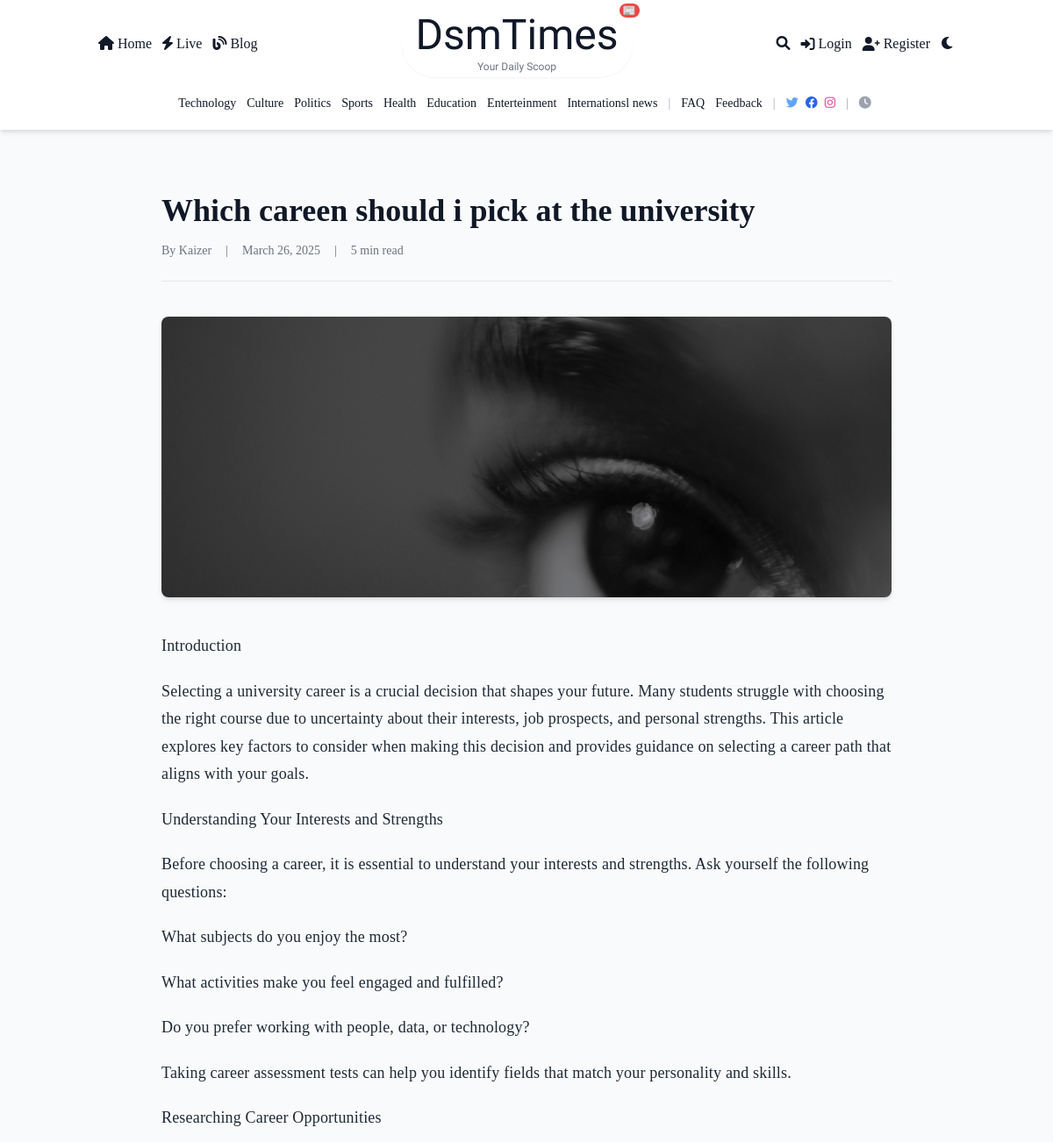
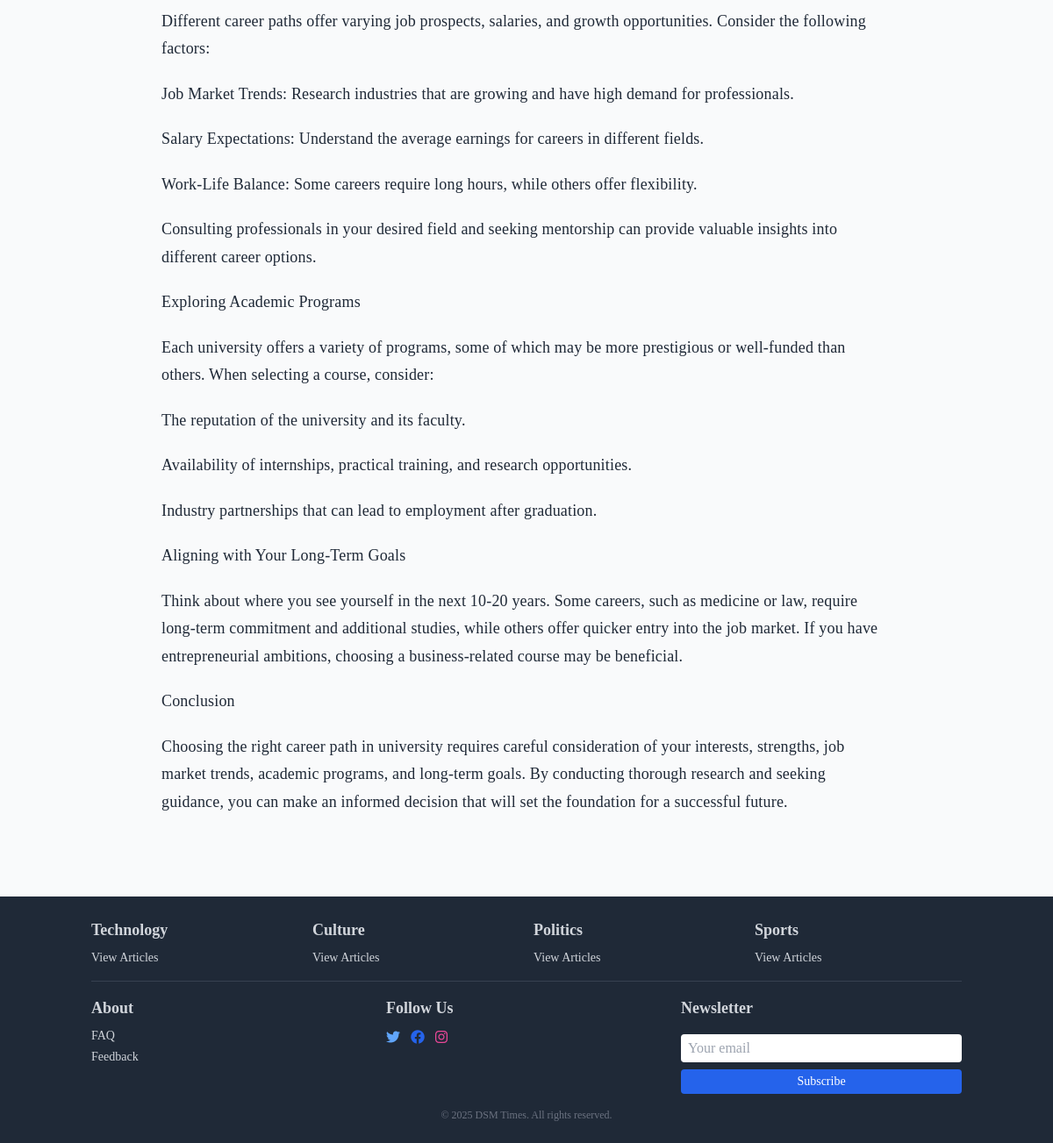
The page /blog/university-career-choice/ on the database its author committed (2 pictures, top to bottom).
### core/models.py (models this page shows, shortened)
class Category(models.Model):
    name = models.CharField(max_length=100, unique=True)
    slug = models.SlugField(unique=True)
    description = models.TextField(blank=True)
    image = models.ImageField(upload_to='category_images/', blank=True)
    is_special = models.BooleanField(default=False)
    color = models.CharField(max_length=7, blank=True, default='#000000')  # Hex color code

class BlogPost(models.Model):
    STATUS_CHOICES = (
        ('draft', 'Draft'),
        ('published', 'Published'),
        ('hidden', 'Hidden'),
    )
    title = models.CharField(max_length=200)
    slug = models.SlugField(unique=True)
    author = models.ForeignKey(User, on_delete=models.CASCADE, related_name='blog_posts')
    category = models.ForeignKey(Category, on_delete=models.SET_NULL, null=True, blank=True)
    tags = models.ManyToManyField(Tag, blank=True)
    content = models.TextField()
    summary = models.TextField(max_length=500)
    featured_image = models.ImageField(upload_to='blog_images/', blank=True, null=True)
    status = models.CharField(max_length=20, choices=STATUS_CHOICES, default='draft')
    submitted_at = models.DateTimeField(auto_now_add=True)
    published_at = models.DateTimeField(null=True, blank=True)
    updated_at = models.DateTimeField(auto_now=True)
    views_count = models.PositiveIntegerField(default=0)
    read_time_minutes = models.PositiveIntegerField(default=5)
    def save(self, *args, **kwargs):
        if not self.slug:
            self.slug = slugify(self.title) + '-' + str(uuid.uuid4())[:8]
        if self.status == 'published' and not self.published_at:
            self.published_at = timezone.now()
        super().save(*args, **kwargs)
    class Meta:
        verbose_name = "Blog Post"
        verbose_name_plural = "Blog Posts"

### core/views.py (the view)
# urls.py: path('blog/<slug:slug>/', views.blog_post_detail, name='blog_post_detail'),
def blog_post_detail(request, slug):
    post = get_object_or_404(BlogPost, slug=slug, status='published')
    post.views_count += 1
    post.save(update_fields=['views_count'])
    return render(request, 'core/blog_post_detail.html', {'post': post})

### core/context_processors.py (called while the page is built)
def global_context(request):
    categories = Category.objects.all()
    dark_mode = request.session.get('dark_mode', False)
    return {'categories': categories, 'dark_mode': dark_mode}

### core/templates/core/blog_post_detail.html (shortened to what this page needs)
{% extends 'core/base.html' %}
{% block content %}
    <article class="max-w-4xl mx-auto px-4 sm:px-6 lg:px-8 py-12">
        <header class="mb-10 border-b border-gray-200 dark:border-gray-700 pb-6">
            <h1 class="text-3xl sm:text-4xl font-bold mb-4 text-gray-900 dark:text-white leading-tight">{{ post.title }}</h1>
            <div class="flex flex-col sm:flex-row sm:items-center text-sm text-gray-500 dark:text-gray-400 space-y-2 sm:space-y-0 sm:space-x-4">
                <span>By {{ post.author.username }}</span>
                <span class="hidden sm:inline">|</span>
                <time datetime="{{ post.published_at|date:'c' }}">{{ post.published_at|date:"F j, Y" }}</time>
                <span class="hidden sm:inline">|</span>
                <span>{{ post.read_time_minutes }} min read</span>
            </div>
        </header>
        {% if post.featured_image %}
            <figure class="mb-10">
                <img src="{{ post.featured_image.url }}" class="w-full h-64 sm:h-80 object-cover rounded-lg shadow-md" alt="{{ post.title }}">
            </figure>
        {% endif %}
        <div class="prose prose-lg dark:prose-invert max-w-none text-gray-800 dark:text-white leading-relaxed blog-content">
            {% if post.content|length > 0 %}
                {% if post.content|slice:":4" == "<h2>" or post.content|slice:":3" == "<p>" or post.content|slice:":4" == "<ul>" %}
                    {{ post.content|safe }}
                {% else %}
                    <p>{{ post.content|linebreaks }}</p>
                {% endif %}
            {% else %}
                <p class="italic text-gray-500 dark:text-gray-400">No content available.</p>
            {% endif %}
        </div>
    </article>
{% endblock %}

### core/templates/core/base.html (shortened to what this page needs)
{% load static %}
<!DOCTYPE html>
<html lang="en" class="{% if request.session.dark_mode %}dark{% endif %}">
<head>
    <link href="https://cdn.jsdelivr.net/npm/tailwindcss@2.2.19/dist/tailwind.min.css" rel="stylesheet">
    <link rel="stylesheet" href="https://cdnjs.cloudflare.com/ajax/libs/font-awesome/6.0.0/css/all.min.css">
    <link rel="stylesheet" href="{% static 'css/custom.css' %}">
</head>
<body class="bg-gray-50 dark:bg-gray-900 text-gray-900 dark:text-white font-serif antialiased">
    <header class="bg-white dark:bg-transparent shadow-md dark:shadow-none sticky top-0 z-50">
        <nav class="container mx-auto px-4 py-3">
            <div class="flex items-center justify-between">
                <div class="hidden sm:flex items-center space-x-3 dark:bg-transparent rounded-md px-2 py-1">
                    <a href="{% url 'home' %}" class="text-gray-900 dark:text-white hover:text-blue-500 dark:hover:text-blue-400 transition"><i class="fas fa-home mr-1"></i>Home</a>
                    <a href="{% url 'live_updates' %}" class="text-gray-900 dark:text-white hover:text-blue-500 dark:hover:text-blue-400 transition"><i class="fas fa-bolt mr-1"></i>Live</a>
                    <a href="{% url 'blog' %}" class="text-gray-900 dark:text-white hover:text-blue-500 dark:hover:text-blue-400 transition"><i class="fas fa-blog mr-1"></i>Blog</a>
                </div>
                <div class="flex-1 flex justify-center">
                    <a href="{% url 'home' %}" class="relative text-4xl sm:text-5xl lobster-regular font-semibold text-gray-900 dark:text-white hover:text-blue-500 dark:hover:text-blue-400 transition-colors duration-300 ease-in-out  dark:bg-transparent rounded-full px-4 py-1 shadow-sm dark:shadow-none">
                        DsmTimes
                        <span class="absolute -top-2 -right-2 text-xs bg-red-500 text-white rounded-full px-1 animate-pulse">📰</span>
                        <span class="block text-xs text-center text-gray-500 dark:text-gray-300 mt-1">Your Daily Scoop</span>
                    </a>
                </div>
                <div class="flex items-center space-x-2 sm:space-x-3  dark:bg-transparent rounded-md px-2 py-1">
                    <a href="{% url 'search' %}" class="text-gray-900 dark:text-white hover:text-blue-500 dark:hover:text-blue-400 transition"><i class="fas fa-search"></i></a>
                    {% if user.is_authenticated %}
                        <a href="{% url 'profile' %}" class="text-gray-900 dark:text-white hover:text-blue-500 dark:hover:text-blue-400 transition hidden sm:flex items-center text-sm"><i class="fas fa-user mr-1"></i>{{ user.username|truncatechars:10 }}{% if user.userprofile.is_editor %}{% if user.userprofile.is_chief_editor %} (Chief){% else %} (Ed){% endif %}{% endif %}</a>
                        {% if user.userprofile.is_editor %}
                            <a href="{% url 'submit_article' %}" class="text-gray-900 dark:text-white hover:text-blue-500 dark:hover:text-blue-400 transition hidden sm:flex items-center"><i class="fas fa-pen-to-square mr-1"></i>Submit Article</a>
                        {% endif %}
                        {% if user.userprofile.is_chief_editor %}
                            <a href="{% url 'custom_admin' %}" class="text-gray-900 dark:text-white hover:text-blue-500 dark:hover:text-blue-400 transition hidden sm:flex items-center"><i class="fas fa-crown mr-1"></i>Admin</a>
                        {% endif %}
                        <form method="post" action="{% url 'custom_logout' %}" class="inline hidden sm:block">
                            {% csrf_token %}
                            <button type="submit" class="text-gray-900 dark:text-white hover:text-blue-500 dark:hover:text-blue-400 transition flex items-center"><i class="fas fa-sign-out-alt mr-1"></i>Logout</button>
                        </form>
                    {% else %}
                        <a href="{% url 'login' %}" class="text-gray-900 dark:text-white hover:text-blue-500 dark:hover:text-blue-400 transition hidden sm:flex items-center"><i class="fas fa-sign-in-alt mr-1"></i>Login</a>
                        <a href="{% url 'register' %}" class="text-gray-900 dark:text-white hover:text-blue-500 dark:hover:text-blue-400 transition hidden sm:flex items-center"><i class="fas fa-user-plus mr-1"></i>Register</a>
                    {% endif %}
                    <a href="{% url 'toggle_dark_mode' %}" class="text-gray-900 dark:text-white hover:text-blue-500 dark:hover:text-blue-400 transition">
                        <i class="{% if request.session.dark_mode %}fas fa-sun text-yellow-400 dark:text-yellow-300{% else %}fas fa-moon{% endif %}"></i>
                    </a>
                </div>
            </div>
            <div class="hidden sm:flex justify-center mt-3">
                <div class=" dark:bg-transparent rounded-md px-3 py-2 flex flex-wrap items-center space-x-3 text-sm">
                    {% for category in categories %}
                        <a href="{% url 'category_detail' category.slug %}" class="text-gray-900 dark:text-white hover:text-blue-500 dark:hover:text-blue-400 transition relative {% if category.is_special %}special-category{% endif %}" data-color="{{ category.color }}">
                            {{ category.name }}
                        </a>
                    {% endfor %}
                    <span class="text-gray-400 dark:text-gray-300 mx-1">|</span>
                    <a href="{% url 'faq' %}" class="text-gray-900 dark:text-white hover:text-blue-500 dark:hover:text-blue-400 transition">FAQ</a>
                    <a href="{% url 'feedback' %}" class="text-gray-900 dark:text-white hover:text-blue-500 dark:hover:text-blue-400 transition">Feedback</a>
                    <span class="text-gray-400 dark:text-gray-300 mx-1">|</span>
                    <div class="flex space-x-2">
                        <a href="#" class="text-blue-400 dark:text-blue-300 hover:text-blue-500 dark:hover:text-blue-400"><i class="fab fa-twitter"></i></a>
                        <a href="#" class="text-blue-600 dark:text-blue-500 hover:text-blue-700 dark:hover:text-blue-600"><i class="fab fa-facebook"></i></a>
                        <a href="#" class="text-pink-500 dark:text-pink-400 hover:text-pink-600 dark:hover:text-pink-500"><i class="fab fa-instagram"></i></a>
                    </div>
                    <span class="text-gray-400 dark:text-gray-300 mx-1">|</span>
                    <span><i class="fas fa-clock mr-1 text-gray-400 dark:text-gray-300"></i>{{ "now"|date:"H:i, F j, Y" }}</span>
                </div>
            </div>
        </nav>
    </header>
    <main class="container mx-auto px-4 py-6">
        {% block content %}{% endblock %}
    </main>
    <footer class="bg-gray-800 dark:bg-transparent text-gray-300 dark:text-gray-200 py-6">
        <div class="container mx-auto px-4 grid grid-cols-1 sm:grid-cols-2 md:grid-cols-4 gap-4">
            {% for category in categories.all|slice:":4" %}
                <div>
                    <h3 class="text-base sm:text-lg font-semibold mb-2">{{ category.name }}</h3>
                    <ul class="space-y-1 text-sm">
                        <li><a href="{% url 'category_detail' category.slug %}" class="hover:text-blue-400 dark:hover:text-blue-300 transition">View Articles</a></li>
                    </ul>
                </div>
            {% endfor %}
            <div class="mt-4 sm:mt-0 md:col-span-4 border-t border-gray-700 dark:border-gray-600 pt-4 grid grid-cols-1 sm:grid-cols-3 gap-4">
                <div>
                    <h3 class="text-base sm:text-lg font-semibold mb-2">About</h3>
                    <ul class="space-y-1 text-sm">
                        <li><a href="{% url 'faq' %}" class="hover:text-blue-400 dark:hover:text-blue-300 transition">FAQ</a></li>
                        <li><a href="{% url 'feedback' %}" class="hover:text-blue-400 dark:hover:text-blue-300 transition">Feedback</a></li>
                    </ul>
                </div>
                <div>
                    <h3 class="text-base sm:text-lg font-semibold mb-2">Follow Us</h3>
                    <div class="flex space-x-3">
                        <a href="#" class="text-blue-400 dark:text-blue-300 hover:text-blue-500 dark:hover:text-blue-400 transition"><i class="fab fa-twitter"></i></a>
                        <a href="#" class="text-blue-600 dark:text-blue-500 hover:text-blue-700 dark:hover:text-blue-600 transition"><i class="fab fa-facebook"></i></a>
                        <a href="#" class="text-pink-500 dark:text-pink-400 hover:text-pink-600 dark:hover:text-pink-500 transition"><i class="fab fa-instagram"></i></a>
                    </div>
                </div>
                <div>
                    <h3 class="text-base sm:text-lg font-semibold mb-2">Newsletter</h3>
                    <form action="{% url 'subscribe' %}" method="post" class="flex flex-col space-y-2">
                        <input type="email" placeholder="Your email" class="w-full px-2 py-1 text-gray-900 dark:text-gray-200 bg-white dark:bg-transparent rounded focus:outline-none focus:ring-1 focus:ring-blue-400 dark:focus:ring-blue-500">
                        <button type="submit" class="w-full bg-blue-600 hover:bg-blue-700 dark:bg-transparent dark:hover:bg-blue-800 dark:border dark:border-blue-500 text-white py-1 text-sm rounded transition">Subscribe</button>
                    </form>
                </div>
            </div>
        </div>
        <p class="text-center mt-4 text-gray-500 dark:text-gray-400 text-xs">© 2025 DSM Times. All rights reserved.</p>
    </footer>
</body>
</html>

### static/css/custom.css (style rules this page uses)
body { font-family: 'Times New Roman', Times, serif; }
.prose { line-height: 1.75; font-size: 1.125rem; letter-spacing: 0.01em; }
.prose p { margin-bottom: 1.25rem; }
.lobster-regular { font-family: "Lobster", sans-serif; font-weight: 400; font-style: normal; }
.prose { font-family: 'Georgia', serif; }
.blog-content { color: #1f2937; }

### rows shown on the page
Category: name "Technology"
Category: name "Culture"
Category: name "Politics"
Category: name "Sports"
Category: name "Health"
Category: name "Education"
Category: name "Enterteinment"
Category: name "Internationsl news"
BlogPost: title "Which careen should i pick at the university", author.username "Kaizer", published_at "March 26, 2025", read_time_minutes "5", featured_image (picture), content "Introduction Selecting a university career is a crucial decision that shapes your future. Many students struggle with choosing the right course due to uncertainty about their interests, job prospects, and personal strengths. This article explores key factors to consider when making this decision and provides guidance on selecting a career path that aligns with your goals. Understanding Your Interests and Strengths Before choosing a career, it is essential to understand your interests and strengths. Ask yourself the following questions: What subjects do you enjoy the most? What activities make you feel engaged and fulfilled? Do you prefer working with people, data, or technology? Taking…"
